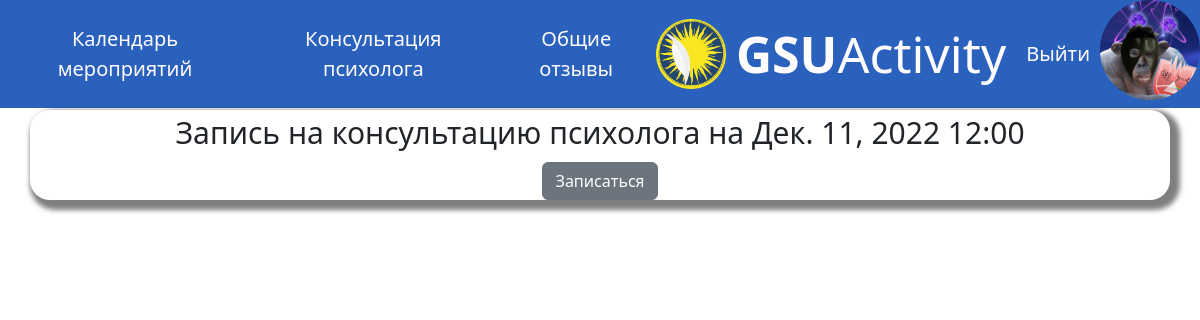
The page /zapis_consult/1/ (signed in) on the database its author committed.
### news/models.py (models this page shows)
class AdvUser(AbstractUser):
    fac = (
        ('bio','Биологический факультет'),
        ('geo','Геолого-географический факультет'),
        ('ist','Факультет истории и межкультурных коммуникаций'),
        ('in','Факультет иностранных языков'),
        ('mat','Факультет математитики и ТП'),
        ('psi','Факультет психологии и педагогики'),
        ('fiz','Факультет физики и ИТ'),
        ('ffk','Факультет физической культуры'),
        ('fil','Филологический факультет'),
        ('eko','Экономический факультет'),
        ('yr','Юридичесий факультет'),
        )
    is_activated = models.BooleanField(default=True, db_index=True,verbose_name='Прошел активацию')
    avatar = models.ImageField(null=True, blank=True, upload_to="image/profile/",verbose_name='Аватарка')
    phone_num = models.CharField(unique = True, null = True, blank = False, max_length=13,verbose_name='Номер телефона')
    faculty = models.CharField(null = True, blank =False,choices=fac,max_length=50,verbose_name='Факультет')
    group = models.CharField(null = True, blank = False,max_length=10,verbose_name='Группа')
    class Meta(AbstractUser.Meta):
        pass

class Consult(models.Model):
    date = (
         ('9:00','9:00'),
         ('10:00','10:00'),
         ('11:00','11:00'),
         ('12:00','12:00'),
         ('13:00','13:00'),
         ('14:00','14:00'),
         ('15:00','15:00'),
        )
    eventdate = models.DateField(db_index=True,null=True,blank=False,verbose_name='Дата')
    eventtime = models.CharField(choices=date,blank=False,max_length=10,verbose_name='Время')
    zan = models.BooleanField(default=False, db_index=True,verbose_name='Занятость')
    class Meta:
        verbose_name_plural = 'Консультации'
        verbose_name = 'Консультация'
        ordering = ['eventdate']

### news/views.py (the view)
# urls.py: path('zapis_consult/<int:pk>/', zap_consult, name='zap_consult'),
def zap_consult(request, pk):
	consult = get_object_or_404(Consult, pk=pk)
	messageSent = False
	if request.method == 'POST':
		form = zapis_consult(request.POST)
		if form.is_valid():
			initial = {'consult': consult.pk}
			subject = 'ЗАПИСЬ на консультацию '
			message = 'ЗАПИСЬ на '+ str(consult.eventdate) +' '+ consult.eventtime + ' : ' + request.user.first_name + ' ' +request.user.last_name + ' ' +request.user.phone_num+ ' ' + request.user.email+ ' ' +request.user.group
			send_mail(subject, message, settings.DEFAULT_FROM_EMAIL, ['novogencev.pavel@gmail.com']) #TROSHEVA@gsu.by
			messageSent = True
			consult.zan = True
			consult.save()
	else:
		form = zapis_consult
	return render(request,'news/zapis_consult.html',{'consult':consult,'form': form,'messageSent': messageSent})

### news/templates/news/zapis_consult.html (shortened to what this page needs)
{% extends "layout/basic.html" %}
{% block content %}
<div class="post">
  {% if messageSent %}
    <div class="container">
      <h3><strong>Вы записались</strong></h3>
      <a href="{% url 'news:consult' %}" class="post_link">Консультации психолога</a>
    </div>
  {% else %}
    <div class="container">
      <form method="post">Запись на консультацию психолога на {{consult.eventdate}} {{consult.eventtime}}
        {{ form }}<br/>
        <div class="text-center">
          <input type="submit" class="btn btn-secondary" value="Записаться"/>
        </div>
      </form>
    </div>
  {% endif %}
</div>
{% endblock %}

### news/templates/layout/basic.html (shortened to what this page needs)
{% load static %}
<!DOCTYPE html>
<html>
<head>
	<link rel="stylesheet" type="text/css" href="{% static 'news/style.css' %}">
</head>
<body>
	<header>
		<nav class="nav">
			<div class="link dropdown">
				<a>Календарь мероприятий</a>
			</div>
			<a href="{% url 'news:consult' %}"  class="link">Консультация психолога</a>
			<a href="{% url 'news:otz' %}"  class="link">Общие отзывы</a>
  		</nav>
  		<div class="logo ">
  			<img src="\static\news\logo.png" class="logot"><a href="{% url 'news:index' %} " class="logo_link"><strong>GSU</strong>Activity</a>
  		</div>
     	<div class="log">
     		{% if user.is_authenticated %}
     			<a href="{% url 'news:logout' %}" class="link">Выйти</a>
				<a href="{% url 'news:profile' %}">
					{% if user.avatar %}
      					<img class="avatar" src="{{ user.avatar.url }}">
    				{% else %}
      					<img class="avatar" src="\static\news\user.png">
    				{% endif %}
			    </a>
			{% else %}
				<a href="{% url 'news:login' %}" class="link">Войти</a>
				<a href="{% url 'news:register' %}" class="link">Регистрация</a>
			{% endif %}
		</div>
	</header>
	<section>
		{% block content %}
		{% endblock %}
	</section>
</body>
</html>

### rows shown on the page
AdvUser: avatar (picture)
Consult: eventdate "Дек. 11, 2022", eventtime "12:00"
